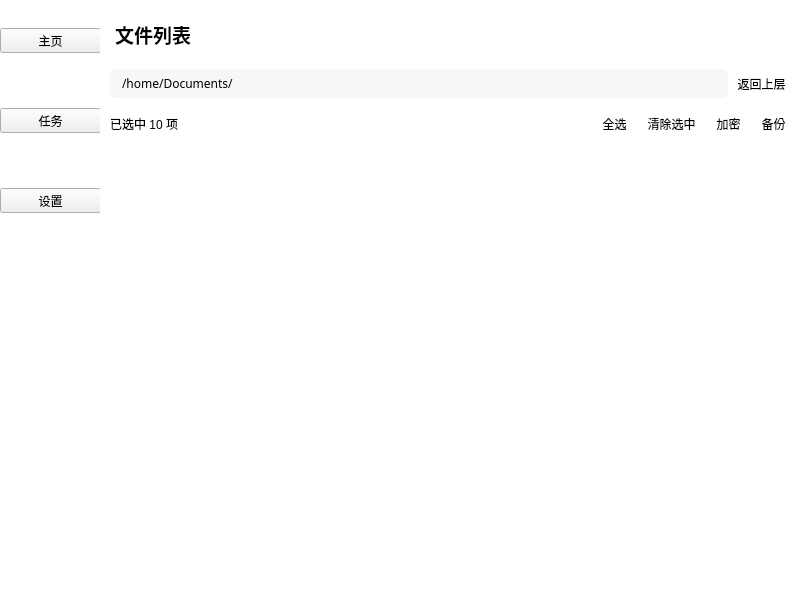
<?xml version="1.0" encoding="UTF-8"?>
<ui version="4.0">
 <class>MainWindow</class>
 <widget class="QMainWindow" name="MainWindow">
  <property name="geometry">
   <rect>
    <x>0</x>
    <y>0</y>
    <width>800</width>
    <height>603</height>
   </rect>
  </property>
  <property name="font">
   <font>
    <family>微软雅黑</family>
   </font>
  </property>
  <property name="windowTitle">
   <string>quick-zip</string>
  </property>
  <property name="autoFillBackground">
   <bool>false</bool>
  </property>
  <property name="styleSheet">
   <string notr="true">QMainWindow {
	background-color: rgb(255, 255, 255);
}

* {
	font-family: 微软雅黑;
}

QScrollBar:vertical {
    width: 10px;
    background: #f0f0f0;
	margin-left: 5px;
}
QScrollBar:horizontal {
    height: 10px;
	margin-top: 5px;
    background: #f0f0f0;
}
QScrollBar::handle:vertical {
    background: #cdcdcd;
    min-height: 30px;
}
QScrollBar::handle:horizontal {
    background: #cdcdcd;
    min-width: 30px;
}
QScrollBar::handle:vertical:hover,
QScrollBar::handle:horizontal:hover {
    background: #a6a6a6;
}
QScrollBar::sub-line:vertical, QScrollBar::add-line:vertical,
QScrollBar::sub-line:horizontal, QScrollBar::add-line:horizontal {
    width: 0;
    height: 0;
}
/*make sure the background is solid style.*/
QScrollBar::add-page:vertical, QScrollBar::sub-page:vertical,
QScrollBar::add-page:horizontal, QScrollBar::sub-page:horizontal {
    background: none;
}</string>
  </property>
  <widget class="QWidget" name="centralwidget">
   <layout class="QHBoxLayout" name="horizontalLayout">
    <property name="spacing">
     <number>0</number>
    </property>
    <property name="leftMargin">
     <number>0</number>
    </property>
    <property name="topMargin">
     <number>0</number>
    </property>
    <property name="rightMargin">
     <number>0</number>
    </property>
    <property name="bottomMargin">
     <number>0</number>
    </property>
    <item>
     <widget class="QWidget" name="tree_entries" native="true">
      <property name="minimumSize">
       <size>
        <width>100</width>
        <height>0</height>
       </size>
      </property>
      <property name="maximumSize">
       <size>
        <width>100</width>
        <height>16777215</height>
       </size>
      </property>
      <property name="styleSheet">
       <string notr="true">QToolButton {
	background-color: rgba(0,0,0,0);
	color: black;
	border: 0;
}

QLabel, QToolButton {
	background: rgba(0,0,0,0);
}

.QWidget {
	background-color: rgb(245, 245, 245);
}

#tree_entries &gt; .QWidget:hover {
	background-color: rgb(241, 241, 241);
}

</string>
      </property>
      <widget class="QWidget" name="home_button" native="true">
       <property name="geometry">
        <rect>
         <x>0</x>
         <y>0</y>
         <width>101</width>
         <height>81</height>
        </rect>
       </property>
       <property name="styleSheet">
        <string notr="true"/>
       </property>
       <layout class="QVBoxLayout" name="verticalLayout">
        <item>
         <widget class="QToolButton" name="toolButton">
          <property name="sizePolicy">
           <sizepolicy hsizetype="Preferred" vsizetype="Fixed">
            <horstretch>0</horstretch>
            <verstretch>0</verstretch>
           </sizepolicy>
          </property>
          <property name="styleSheet">
           <string notr="true"/>
          </property>
          <property name="text">
           <string>主页</string>
          </property>
          <property name="icon">
           <iconset>
            <normalon>:/assets/icons/home.svg</normalon>
           </iconset>
          </property>
          <property name="iconSize">
           <size>
            <width>32</width>
            <height>32</height>
           </size>
          </property>
          <property name="toolButtonStyle">
           <enum>Qt::ToolButtonTextUnderIcon</enum>
          </property>
         </widget>
        </item>
       </layout>
      </widget>
      <widget class="QWidget" name="home_button_2" native="true">
       <property name="geometry">
        <rect>
         <x>0</x>
         <y>80</y>
         <width>101</width>
         <height>81</height>
        </rect>
       </property>
       <property name="styleSheet">
        <string notr="true"/>
       </property>
       <layout class="QVBoxLayout" name="verticalLayout_2">
        <item>
         <widget class="QToolButton" name="toolButton_2">
          <property name="sizePolicy">
           <sizepolicy hsizetype="Preferred" vsizetype="Fixed">
            <horstretch>0</horstretch>
            <verstretch>0</verstretch>
           </sizepolicy>
          </property>
          <property name="styleSheet">
           <string notr="true"/>
          </property>
          <property name="text">
           <string>任务</string>
          </property>
          <property name="icon">
           <iconset>
            <normalon>:/assets/icons/file.svg</normalon>
           </iconset>
          </property>
          <property name="iconSize">
           <size>
            <width>32</width>
            <height>32</height>
           </size>
          </property>
          <property name="toolButtonStyle">
           <enum>Qt::ToolButtonTextUnderIcon</enum>
          </property>
         </widget>
        </item>
       </layout>
      </widget>
      <widget class="QWidget" name="home_button_3" native="true">
       <property name="geometry">
        <rect>
         <x>0</x>
         <y>160</y>
         <width>101</width>
         <height>81</height>
        </rect>
       </property>
       <property name="cursor">
        <cursorShape>ArrowCursor</cursorShape>
       </property>
       <property name="styleSheet">
        <string notr="true"/>
       </property>
       <layout class="QVBoxLayout" name="verticalLayout_3">
        <item>
         <widget class="QToolButton" name="toolButton_3">
          <property name="sizePolicy">
           <sizepolicy hsizetype="Preferred" vsizetype="Fixed">
            <horstretch>0</horstretch>
            <verstretch>0</verstretch>
           </sizepolicy>
          </property>
          <property name="styleSheet">
           <string notr="true"/>
          </property>
          <property name="text">
           <string>设置</string>
          </property>
          <property name="icon">
           <iconset>
            <normalon>:/assets/icons/setting.svg</normalon>
           </iconset>
          </property>
          <property name="iconSize">
           <size>
            <width>32</width>
            <height>32</height>
           </size>
          </property>
          <property name="toolButtonStyle">
           <enum>Qt::ToolButtonTextUnderIcon</enum>
          </property>
         </widget>
        </item>
       </layout>
      </widget>
     </widget>
    </item>
    <item>
     <widget class="QStackedWidget" name="page_content">
      <property name="font">
       <font>
        <family>微软雅黑</family>
       </font>
      </property>
      <property name="styleSheet">
       <string notr="true">.QWidget {
	margin: 0;
	padding: 0;
}

.QWidget #title {
	margin: 10px 0;
	font-weight: bold;
}

.QWidget QLineEdit {
	margin: 10px 0;
	border: 0;
	background-color: rgb(247, 247, 247);
	padding: 5px 10px;
	border-radius: 5px;
}

.QWidget QLineEdit:focus {
	
	background-color: rgb(234, 234, 234);
}</string>
      </property>
      <widget class="QWidget" name="home">
       <property name="styleSheet">
        <string notr="true">QListView {
	border: 1px solid #fff;
	border-radius: 5px;
}

#file_list {
	border-radius: 5px;
}

#file_list_content {
	background: #fff;
}

QPushButton, QToolButton {
	background-color: rgba(255, 255, 255, 0);
	border: 0;
}

QToolButton:hover {
	color: blue;
}</string>
       </property>
       <layout class="QVBoxLayout" name="page">
        <property name="spacing">
         <number>0</number>
        </property>
        <property name="leftMargin">
         <number>10</number>
        </property>
        <property name="topMargin">
         <number>10</number>
        </property>
        <property name="rightMargin">
         <number>10</number>
        </property>
        <property name="bottomMargin">
         <number>10</number>
        </property>
        <item>
         <layout class="QVBoxLayout" name="verticalLayout_4">
          <property name="sizeConstraint">
           <enum>QLayout::SetMinimumSize</enum>
          </property>
          <item>
           <widget class="QLabel" name="title">
            <property name="font">
             <font>
              <family>微软雅黑</family>
              <pointsize>14</pointsize>
              <weight>75</weight>
              <bold>true</bold>
             </font>
            </property>
            <property name="text">
             <string>文件列表</string>
            </property>
            <property name="margin">
             <number>0</number>
            </property>
           </widget>
          </item>
          <item>
           <widget class="QWidget" name="path_container" native="true">
            <property name="minimumSize">
             <size>
              <width>0</width>
              <height>30</height>
             </size>
            </property>
            <layout class="QHBoxLayout" name="horizontalLayout_3">
             <property name="spacing">
              <number>5</number>
             </property>
             <property name="leftMargin">
              <number>0</number>
             </property>
             <property name="topMargin">
              <number>0</number>
             </property>
             <property name="rightMargin">
              <number>0</number>
             </property>
             <property name="bottomMargin">
              <number>0</number>
             </property>
             <item>
              <widget class="QLineEdit" name="path">
               <property name="font">
                <font>
                 <family>微软雅黑</family>
                </font>
               </property>
               <property name="text">
                <string>/home/Documents/</string>
               </property>
              </widget>
             </item>
             <item>
              <widget class="QToolButton" name="back_button">
               <property name="cursor">
                <cursorShape>PointingHandCursor</cursorShape>
               </property>
               <property name="text">
                <string>返回上层</string>
               </property>
               <property name="icon">
                <iconset resource="icons.qrc">
                 <normaloff>:/assets/icons/back.svg</normaloff>:/assets/icons/back.svg</iconset>
               </property>
              </widget>
             </item>
            </layout>
           </widget>
          </item>
          <item>
           <widget class="QWidget" name="widget" native="true">
            <property name="minimumSize">
             <size>
              <width>0</width>
              <height>20</height>
             </size>
            </property>
            <property name="styleSheet">
             <string notr="true"/>
            </property>
            <layout class="QHBoxLayout" name="horizontalLayout_2">
             <property name="spacing">
              <number>12</number>
             </property>
             <property name="leftMargin">
              <number>0</number>
             </property>
             <property name="topMargin">
              <number>5</number>
             </property>
             <property name="rightMargin">
              <number>0</number>
             </property>
             <property name="bottomMargin">
              <number>10</number>
             </property>
             <item>
              <widget class="QLabel" name="label">
               <property name="text">
                <string>已选中 10 项</string>
               </property>
              </widget>
             </item>
             <item>
              <spacer name="horizontalSpacer">
               <property name="orientation">
                <enum>Qt::Horizontal</enum>
               </property>
               <property name="sizeHint" stdset="0">
                <size>
                 <width>40</width>
                 <height>20</height>
                </size>
               </property>
              </spacer>
             </item>
             <item>
              <widget class="QToolButton" name="toolButton_4">
               <property name="text">
                <string>全选</string>
               </property>
              </widget>
             </item>
             <item>
              <widget class="QToolButton" name="toolButton_4">
               <property name="text">
                <string>清除选中</string>
               </property>
              </widget>
             </item>
             <item>
              <widget class="QToolButton" name="toolButton_3">
               <property name="text">
                <string>加密</string>
               </property>
              </widget>
             </item>
             <item>
              <widget class="QToolButton" name="toolButton_2">
               <property name="text">
                <string>备份</string>
               </property>
              </widget>
             </item>
            </layout>
           </widget>
          </item>
          <item>
           <widget class="QScrollArea" name="file_list">
            <property name="styleSheet">
             <string notr="true">#file_list_item {
	border: 1px solid #eee;
	border-radius: 5px;
}

#file_list_item:hover {
	background: rgb(236, 236, 236);
}

#file_item_icon {
	margin: 10px;
}

#file_name {
	font-size: 20px;
}

QCheckBox {
	margin-left: 10px;
	padding-left: 10px;
}</string>
            </property>
            <property name="widgetResizable">
             <bool>true</bool>
            </property>
            <widget class="QWidget" name="file_list_content">
             <property name="geometry">
              <rect>
               <x>0</x>
               <y>0</y>
               <width>678</width>
               <height>410</height>
              </rect>
             </property>
             <property name="sizePolicy">
              <sizepolicy hsizetype="Expanding" vsizetype="Expanding">
               <horstretch>0</horstretch>
               <verstretch>0</verstretch>
              </sizepolicy>
             </property>
             <property name="styleSheet">
              <string notr="true">QWidget {
	padding: 0;
	margin: 0;
}</string>
             </property>
            </widget>
           </widget>
          </item>
         </layout>
        </item>
       </layout>
      </widget>
     </widget>
    </item>
   </layout>
  </widget>
  <widget class="QMenuBar" name="menubar">
   <property name="geometry">
    <rect>
     <x>0</x>
     <y>0</y>
     <width>800</width>
     <height>23</height>
    </rect>
   </property>
  </widget>
 </widget>
 <resources>
  <include location="icons.qrc"/>
 </resources>
 <connections/>
</ui>
